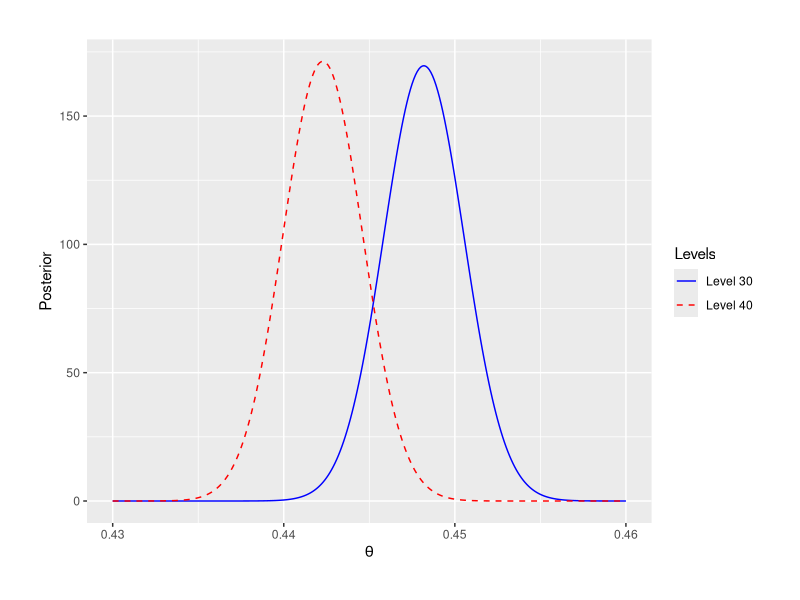
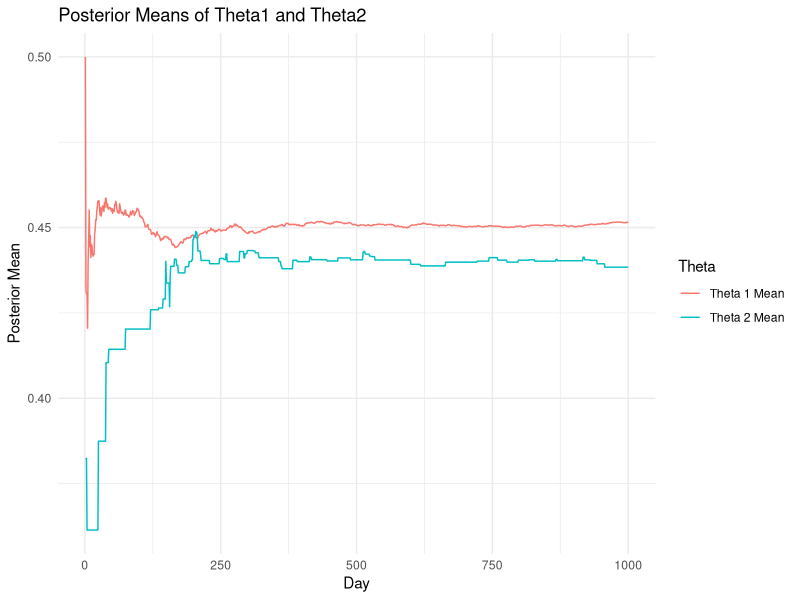
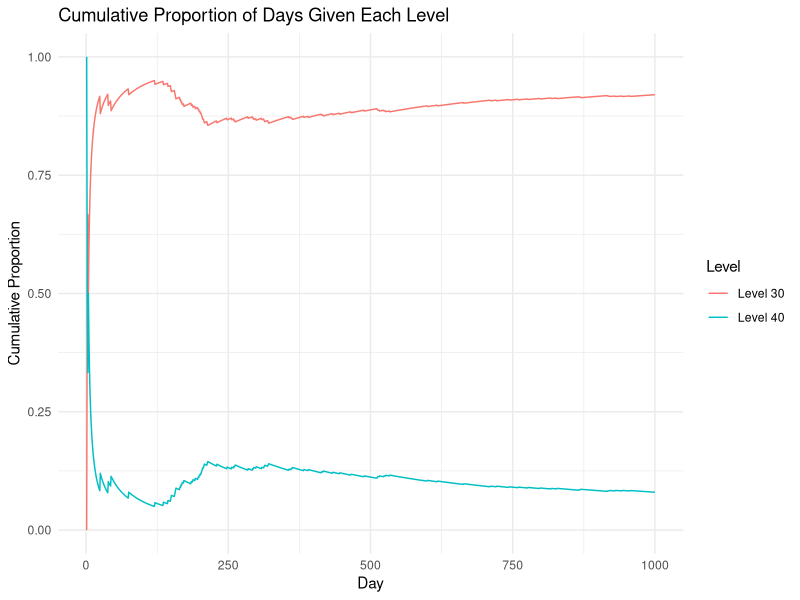

These charts were generated, in order, by the following R code:
## ---- chunk 1
# Load necessary libraries
suppressPackageStartupMessages({
  library(tibble)
  library(ggplot2)
  library(tidyr)
  library(dplyr)
})
## ---- chunk 2
# Define constants and initial values
n1=44700; Y1=20034; n2=45489; Y2=20119; a=1; b= 1

# Generate theta sequence
theta = seq(0.43, 0.46, 0.0001)

# Compute beta density values for each theta
theta1 = dbeta(theta, Y1 + a, n1 - Y1 + b)
theta2 = dbeta(theta,  Y2 + a,  n2 - Y2 + b)

# Create data frame for plotting
df = data.frame(theta, theta1, theta2)

# Rename columns for clarity
colnames(df) = c("theta", "theta1", "theta2")

# Transform data frame for ggplot
# Transform data frame for ggplot
df <- df %>%
  pivot_longer(cols = c("theta1", "theta2"), names_to = "Levels", values_to = "Posterior")

# Plot the beta distributions with custom legend labels
plt <- ggplot(df, aes(x = theta, y = Posterior, color = Levels, linetype = Levels)) +
  geom_line() +
  theme(plot.margin = unit(c(1, 1, 1, 1), "cm")) +
  labs(x = expression(theta)) +
  scale_color_manual(labels = c("Level 30", "Level 40"), values = c("blue", "red")) +
  scale_linetype_manual(labels = c("Level 30", "Level 40"), values = c("solid", "dashed"))

plot(plt)
## ---- chunk 3
theta1 =rbeta(1000000,Y1+a,n1-Y1+b) 
theta2 =rbeta(1000000,Y2+a,n2-Y2+b) 
mean(theta1>theta2) 
## ---- chunk 4
ab_vals= c(0.01,0.1,1,10,100) ;  p=ab_vals; options(scipen = 999)
for(j in 1:length(ab_vals)){ theta1 =rbeta(1000000,Y1+ab_vals[j],n1-Y1+ab_vals[j]) 
theta2=rbeta(1000000,Y2+ab_vals[j],n2-Y2+ab_vals[j]) 
p[j]  <-mean(theta1>theta2) } 
cbind(ab_vals,p)
## ---- chunk 5
# Likelihood: Y_j ~ Binom(n_j,theta_j) j=1,2
# Prior: theta_j~Beta(a,b) 
# Inputs: Y1,Y2,n1,n2,a,b 
# Output: group to be sample, i.e.,  1 or 2
# Thompson Sampling Function
Thompson_sampling = function(Y1, n1, Y2, n2, a = 1, b = 1) {
  theta1_sample = rbeta(1, a + Y1, b + n1 - Y1)
  theta2_sample = rbeta(1, a + Y2, b + n2 - Y2)
  if (theta1_sample > theta2_sample) {
    return(1) # Level 30
  } else {
    return(2) # Level 40
  }
}
## ---- chunk 6
# Load necessary libraries
library(ggplot2)
library(dplyr)

# Initial parameters
days = 1000
p =c(20034 / 44700, 20119 / 45489) # True probabilities for levels 30 and 40
a=b=1 # Prior hyperparameters

# Initialize matrices to store results
n =Y =matrix(0, days + 1, 2)

# Simulation loop for 1000 days
for (t in 1:days) {
  set.seed(919 * t) # Set seed for reproducibility
  
  # Thompson Sampling to pick the level
  level= Thompson_sampling(Y[t, 1], n[t, 1], Y[t, 2], n[t, 2], a, b)
  
  # Generate new data based on selected level
  y = rbinom(1, 100, p[level])
  
  # Update counts for the selected level
  Y[t + 1, ] = Y[t, ]
  n[t + 1, ] = n[t, ]
  
  if (level == 1) {
    Y[t + 1, 1] = Y[t, 1] + y
    n[t + 1, 1] = n[t, 1] + 100
  } else {
    Y[t + 1, 2] = Y[t, 2] + y
    n[t + 1, 2] = n[t, 2] + 100
  }
}

# Remove initial row (time 0)
Y = Y[-1, ]
n = n[-1, ]

# Calculate posterior means
posterior_mean= (Y + a) / (n + a + b)

# Calculate cumulative sampling proportions
cum_n = cbind(n[, 1] / (n[, 1] + n[, 2]), n[, 2] / (n[, 1] + n[, 2]))

# Prepare data for plotting
results = data.frame(
  day = 1:days,
  theta1_mean = posterior_mean[, 1],
  theta2_mean = posterior_mean[, 2],
  cum_prop_30 = cum_n[, 1],
  cum_prop_40 = cum_n[, 2]
)

# Plot posterior means of theta1 and theta2
ggplot(results, aes(x = day)) +
  geom_line(aes(y = theta1_mean, color = "Theta 1 Mean")) +
  geom_line(aes(y = theta2_mean, color = "Theta 2 Mean")) +
  labs(title = "Posterior Means of Theta1 and Theta2",
       x = "Day", y = "Posterior Mean", color = "Theta") +
  theme_minimal()

# Plot cumulative sampling proportions
ggplot(results, aes(x = day)) +
  geom_line(aes(y = cum_prop_30, color = "Level 30")) +
  geom_line(aes(y = cum_prop_40, color = "Level 40")) +
  labs(title = "Cumulative Proportion of Days Given Each Level",
       x = "Day", y = "Cumulative Proportion", color = "Level") +
  theme_minimal()
